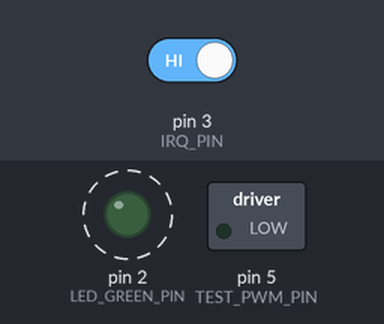
Simulated run of this sketch. Board: Arduino Nano, built with avr-gcc and run on an emulated ATmega328P. On the bench: switched loads named in the sketch (green lamp = pin HIGH), output pins drawn as LEDs (lit = HIGH). Dashed ring = blinking. The test bench sets the inputs (shaded band); at power-on: pin 3 (IRQ_PIN) HIGH. No radio packets arrive unless stated; what the sketch prints to the serial monitor is not drawn.

Above: at 0.17 s.
Timing chart, 0 to 3.0 s (numbered marks = the images above):
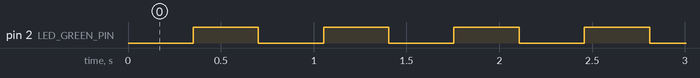

The sketch:

Receiver.ino
```cpp
//Receiver.ino
//#include <SPI.h>
#include <RF24.h>

#define IRQ_PIN		3
#define CE_PIN		8
#define CSN_PIN		9
#define VBAT_PIN	A7
#define LED_GREEN_PIN	2
#define TEST_PWM_PIN	5

#define LED_BLINK_HALF_PERIOD_MS	350
#define CONNECTION_TIMEOUT_MS		200

#define MASK_DIR_RIGHT	0b00000001
#define MASK_DIR_LEFT	0b00000010
#define MASK_TURBO		0b00000100
#define SHIFT_DIR_RIGHT	0
#define SHIFT_DIR_LEFT	1
#define SHIFT_TURBO		2

typedef struct {
	uint8_t	right_speed;
	uint8_t	left_speed;
	uint8_t	bits_params;
} packet_t;

// Instantiate an object for the nRF24L01 transceiver
RF24 radio(CE_PIN, CSN_PIN);

uint8_t address_transmitter[6] = "Rem00";
uint8_t address_receiver[6] = "Rob00";
uint8_t selected_channel;	// From 0 to 16


volatile uint8_t right_speed = 0;		// 0->255 <-> 0%->100%
volatile uint8_t left_speed = 0;		// 0->255 <-> 0%->100%
volatile bool right_dir_forward = true;	// true = forward; false = reverse
volatile bool left_dir_forward = true;	// true = forward; false = reverse
volatile bool turbo_ON = false;
uint32_t turbo_start_ms;

volatile uint8_t current_pwm_right = 0;
volatile uint8_t current_pwm_left = 0;

volatile bool battery_low = false;
float battery_low_threshold = 6.4;	// Battery cell is too low at 3.2V; 2S (2 cells) battery -> 6.4V

volatile uint32_t last_packet_received;
volatile bool connected = false;
bool led_state = false;
uint32_t last_led_blink_ms;

uint8_t get_dip_switches_selection();
float get_battery_voltage();
uint8_t calc_pwm(uint8_t pwm_in);
void update_motors(uint8_t right_pwm, uint8_t left_pwm);
void interruptHandler();

void setup() {
	Serial.begin(115200);

	// Initialize the transceiver on the SPI bus
	if (!radio.begin()) {
		Serial.println(F("Radio hardware is not responding!"));
		while (1) {} // Hold in infinite loop; Maybe put a red led blinking
	}

	pinMode(LED_GREEN_PIN, OUTPUT);
	pinMode(TEST_PWM_PIN, OUTPUT);

	// Configure interrupt
	pinMode(IRQ_PIN, INPUT);
	attachInterrupt(digitalPinToInterrupt(IRQ_PIN), interruptHandler, FALLING);

	// Get selected channel from the dip switches
	selected_channel = get_dip_switches_selection();

	// 126 1MHz radio channels available: from 0 to 126 == 2400MHz to 2526MHz
	radio.setChannel(80 + 3 * selected_channel);	// Range: 2480;2483;2486;2489;2492;...;2525 MHz
	radio.setPALevel(RF24_PA_HIGH);
	radio.setDataRate(RF24_250KBPS);
	radio.setPayloadSize(sizeof(packet_t));

	// Radio address = "Rem"+str(selected_channel) and "Rob"+str(selected_channel) (ex: "Rem07")
	address_transmitter[4] = address_receiver[4] = '0' + (selected_channel / 10) % 10;		// Tens digit
	address_transmitter[5] = address_receiver[5] = '0' + selected_channel % 10;			// Unit digit

	// Open writing pipe on the transmitter address
	radio.openWritingPipe(address_transmitter);	// always uses pipe 0

	// Open reading pipe on the receiver address
	radio.openReadingPipe(1, address_receiver);	// using pipe 1

	radio.startListening();
}

void loop() {
	// 1) Check voltage (if below a threshold (like 6.4V), put battery_low to true and stop the motors)

	// 2) Check connection timeout and blink the connection status LED (green) if not connected
	if (!connected) {
		if (millis() - last_led_blink_ms > LED_BLINK_HALF_PERIOD_MS) {
			last_led_blink_ms = millis();
			digitalWrite(LED_GREEN_PIN, led_state ^= 1);
		}
	}
	else if (millis() - last_packet_received > CONNECTION_TIMEOUT_MS) {
		connected = false;
		update_motors(0, 0);
	}

	// 3) Check turbo ON time
	// if tubo ON time > threshold: turbo = false

	/* SERIAL DEBUG */
	static uint32_t last_print_ms;
	if (millis() - last_print_ms > 100) {
		last_print_ms = millis();

		if (!right_dir_forward) Serial.write('-');
		Serial.println(right_speed);
		if (!left_dir_forward) Serial.write('-');
		Serial.println(left_speed);
		Serial.println(turbo_ON ? "Turbo ON !": "Turbo OFF");
	}
	/* END SERIAL DEBUG */
}


uint8_t get_dip_switches_selection() {
	// 4 switches -> 2^4 = 16 combinations -> 0 -> 15
	// TODO
	return 12;
}

float get_battery_voltage() {
	// Voltage dividor: 20kohm & 10kohm => volatge divided by 3
	// raw_value: 0 -> 1023
	// measured_voltage = raw_value / 1023 * 5: 0 -> 5V
	// real_volatge = measured_voltage * 3: 0 -> 15V
	uint16_t raw_value = analogRead(VBAT_PIN);
	return (float) raw_value * 3.0 * 5.0 / 1023.0;
}

uint8_t calc_pwm(uint8_t pwm_in) {
	// Return PWM ajusted to the battery voltage
	// - nominal motor voltage is 6V
	// - fully charged battery gives 8.4V

	// Maybe adjust the fact that the final speed of a motor is not linear (proportional) to its PWM
	// Or later

	return pwm_in;
}

void update_motors(uint8_t right_pwm, uint8_t left_pwm) {
	// Apply pwm and direction on both L293D
	if (right_pwm != current_pwm_right) {
		current_pwm_right = right_pwm;
		analogWrite(TEST_PWM_PIN, right_pwm);
	}
	if (left_pwm != current_pwm_left) {
		current_pwm_left = left_pwm;
		// analogWrite(TEST_PWM_PIN, left_pwm);
	}

	return;
}

void interruptHandler() {
	bool tx_ds, tx_df, rx_dr;					// declare variables for IRQ masks
	radio.whatHappened(tx_ds, tx_df, rx_dr);	// get values for IRQ masks
	// whatHappened() clears the IRQ masks also. This is required for
	// continued TX operations when a transmission fails.
	// clearing the IRQ masks resets the IRQ pin to its inactive state (HIGH)

	if (rx_dr) {
		packet_t rcv_data;
		while (radio.available()) {
			radio.read(&rcv_data, sizeof(packet_t));
		}

		right_speed = rcv_data.right_speed;
		left_speed = rcv_data.left_speed;
		right_dir_forward = (rcv_data.bits_params & MASK_DIR_RIGHT) >> SHIFT_DIR_RIGHT;
		left_dir_forward = (rcv_data.bits_params & MASK_DIR_LEFT) >> SHIFT_DIR_LEFT;
		turbo_ON = (rcv_data.bits_params & MASK_TURBO) >> SHIFT_TURBO;

		// Check battery low
		// if (! battery_low)
		update_motors(calc_pwm(right_speed), calc_pwm(left_speed));

		last_packet_received = millis();
		connected = true;
		digitalWrite(LED_GREEN_PIN, HIGH);
	}

	return;
}
```

Measured:
- by itself, pin 2 (LED_GREEN_PIN): alternates HIGH for 0.35 s and LOW for 0.35 s
